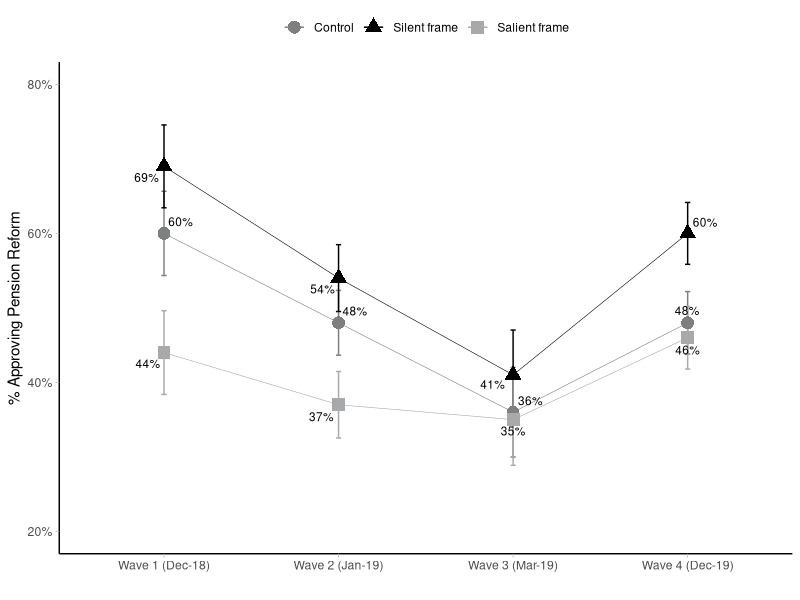
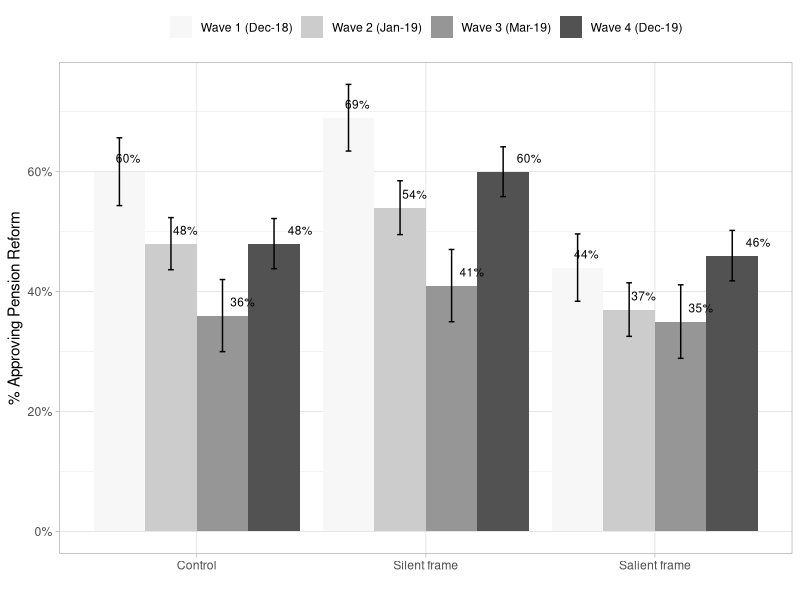

Write the R code that produced these figures, in order.

#Pacotes
library(tidyverse)
library(survey)
library(haven)
library(dplyr)
library(forcats)
library(ggrepel)


#carregando a base de dados em formato SPSS
FSSR1 <- read_sav("data/FSSR1.sav")

FSSR1$ONDA <- as.factor(FSSR1$ONDA)
FSSR1$tratamento <- as.factor(FSSR1$tratamento)

#Criando a tabela com os resultados de cada onda
tab1 = FSSR1 %>% 
  group_by(ONDA, tratamento, op_previdência_AFAVOR) %>%
  summarise(Freq = n()) %>%
  mutate(Perc = round(Freq/sum(Freq),2)) %>%
  dplyr::filter(op_previdência_AFAVOR == 1)

#Transformando em factor pois a importação do SPSS vem com outro formato
#tab1$tratamento <- as.factor(tab1$tratamento)
#tab1$ONDA <- as.factor(tab1$ONDA)

#FSSR1 %>% 
#  mutate_at( vars(tratamento), as_factor) %>%
#  mutate_at( vars(ONDA), as.integer) %>%
# group_by(ONDA, tratamento) %>%
# summarise(N = n()) %>%
#  mutate(lower = qbeta(0.025, (N/2)+1, N-(N/2)+1)) %>%
#  mutate(upper = qbeta(0.975, (N/2+1), N-(N/2)+1)) %>%
#  mutate(IC = (upper - lower)/2)

#CRIANDO A TABELA COM OS INTERVALOS
tab0 = FSSR1 %>% 
    group_by(ONDA, tratamento) %>%
  summarise(N = n()) %>%
    mutate(lower = qbeta(0.025, (N/2)+1, N-(N/2)+1)) %>%
  mutate(upper = qbeta(0.975, (N/2+1), N-(N/2)+1)) %>%
  mutate(IC = (upper - lower)/2) %>%
  select(ONDA, tratamento, IC)
#transformando novamente em fator
#tab0$ONDA <- as.factor(tab0$ONDA)
#tab0$tratamento <- as.factor(tab0$tratamento)


#CONSOLIDANDO A TABELA 
tab2 <- left_join(tab1, tab0) %>% 
  mutate(min = Perc-IC, 
         max = Perc+IC)
levels(tab2$ONDA) <- c("Wave 1 (Dec-18)", "Wave 2 (Jan-19)", "Wave 3 (Mar-19)", "Wave 4 (Dec-19)")
levels(tab2$tratamento) <- c("Control", "Silent frame", "Salient frame")


#limpando as bases antigas
rm(tab0, tab1, FSSR1)


#GRÁFICO DE LINHA

ggplot(tab2, aes(x=ONDA, y=Perc, group = tratamento, shape=tratamento, color=tratamento))+ 
  theme_light() +
  geom_errorbar(aes(ymin=Perc-IC, ymax=Perc+IC), width=.03) +
  scale_y_continuous(limits = c(.20,.80), 
                     labels = scales::percent) +
  geom_line(size=0.2) +
  geom_point(size=4) + 
  scale_color_manual(values = c("#7e7f80","#000000", "#a8a9ab")) +
  
labs(x="", y="% Approving Pension Reform") + 
  theme(legend.position = "top", panel.border = element_blank(), panel.grid.major = element_blank(),
        panel.grid.minor = element_blank(), axis.line = element_line(colour = "black")) +
    geom_text_repel(
    aes(label = paste0(Perc*100,"%")), color = 'black',
    size = 3,max.iter = 5000, force = 7,
    min.segment.length = 0.95) +
  theme(legend.title = element_blank())
  
### gráfico de coluna

ggplot(tab2, (aes(x=tratamento, y=Perc, fill=ONDA))) +
  scale_fill_brewer(palette="Greys") +
  #scale_fill_grey() +
  geom_bar(stat = "identity", position=position_dodge()) +
  scale_y_continuous(labels = scales::percent) +
  theme_light() +
  geom_errorbar(aes(ymin=Perc-IC, ymax=Perc+IC), width=.1,
                position=position_dodge(.9)) +
  labs(x="", y="% Approving Pension Reform") +
  geom_text(
  aes(label = paste0(Perc*100,"%")), color = 'black', size = 3,
   position = position_dodge(width = 1),
   hjust = -.2, vjust=-1)+
  theme(legend.title = element_blank(), legend.position = "top")
